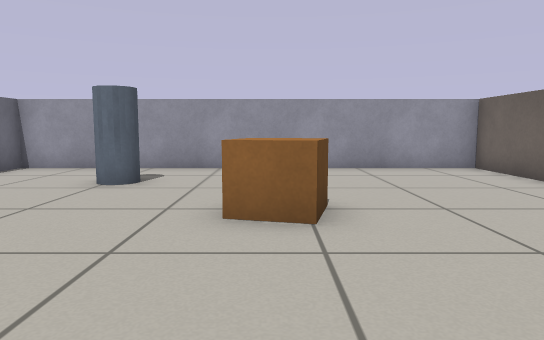
View 1 (above)

18 first-person views from a walk through a robot-simulator world made for Gazebo. The camera is 0.57 m above the floor, tilts 6° down and sees 70° across. The floor is counted in squares, 0.5 m on a side. Each view is taken from the middle of a square. On the plan, view 1 faces up. The plan holds only what a view shows up to about 14 squares ahead; the rest is blank.

View 2
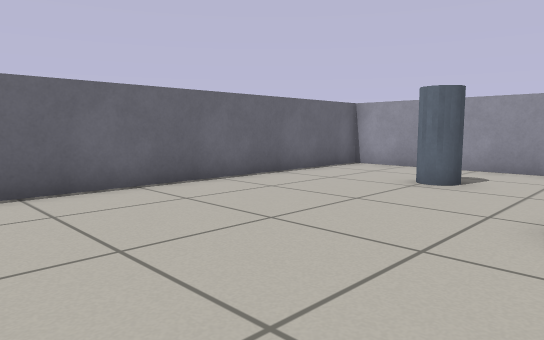

View 3
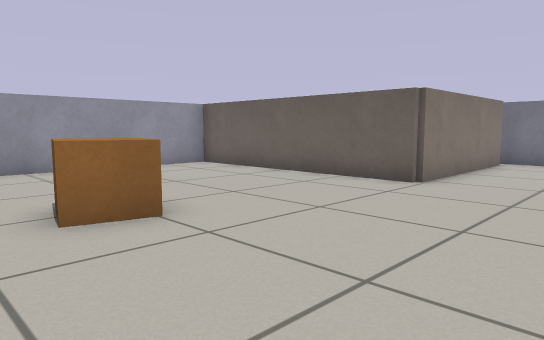

View 4
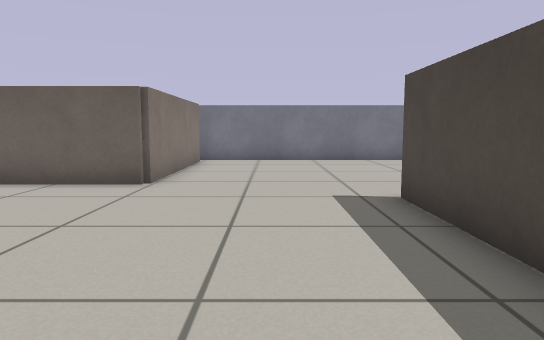

View 5
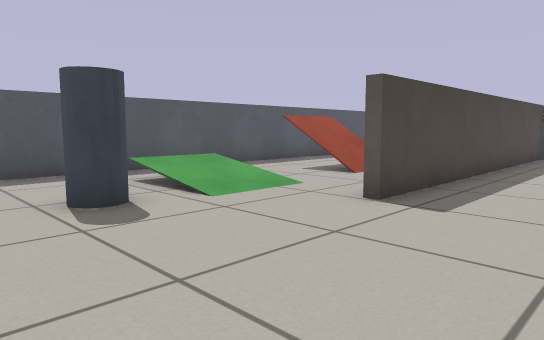

View 6
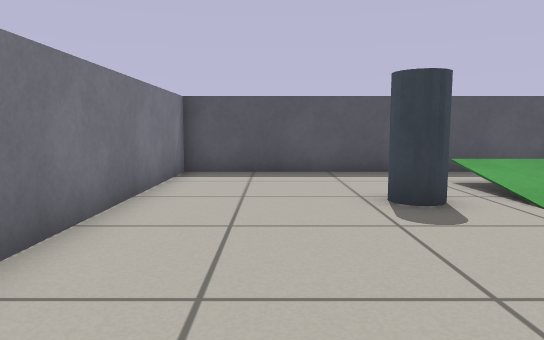

View 7
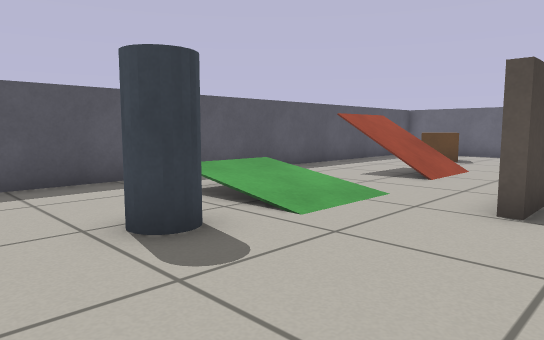

View 8
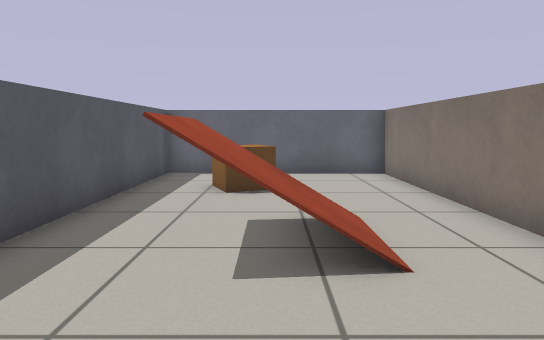

View 9
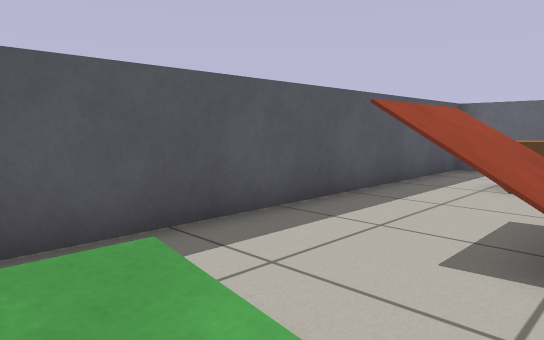

View 10
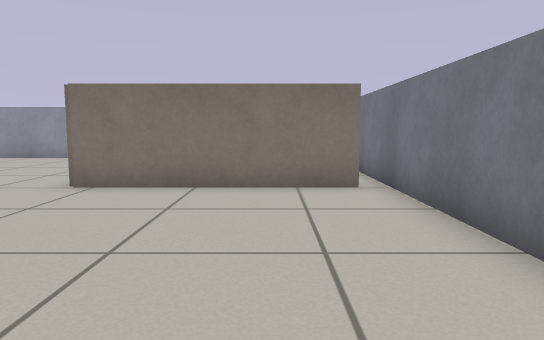

View 11
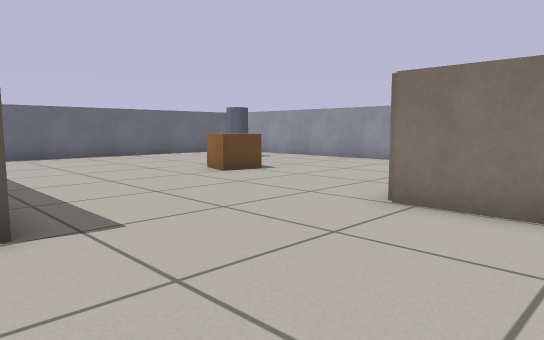

View 12
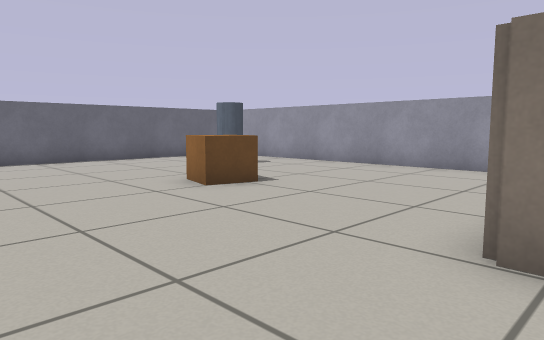

View 13
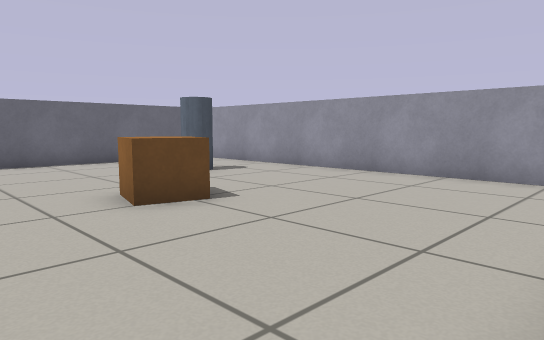

View 14
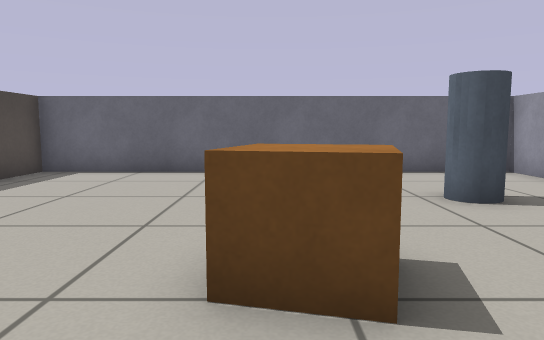

View 15
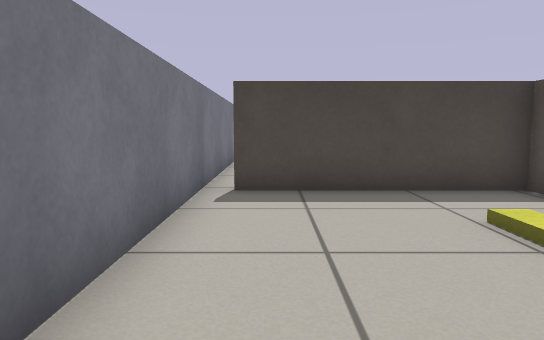

View 16
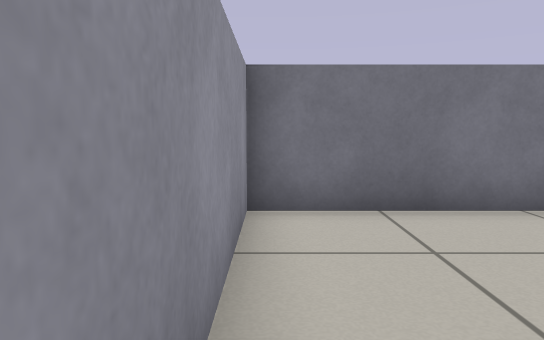

View 17
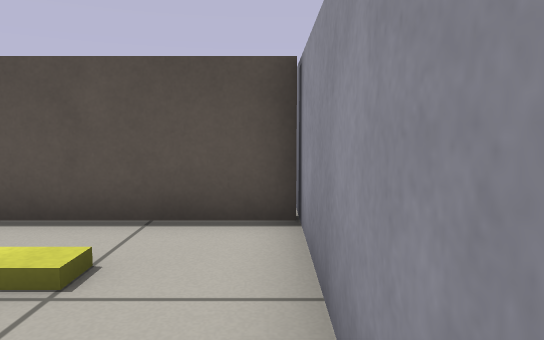

View 18
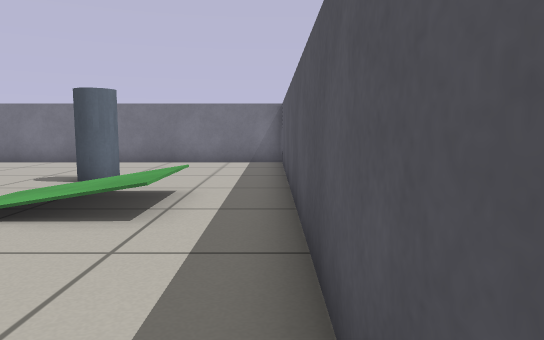

### Floor plan
Key: @ floor where view 1 was taken; # wall or solid block; . main floor; : floor 0.05 m higher than the main floor; + floor 0.2 m higher than the main floor; / step, stairs or slope; P pillar; C crate; R ramp.
Columns run from 8 left of view 1 to 13 right of it. Each row starts with its distance up from view 1.
 12 ######################
 11 #.............#......#
 10 #.............#......#
  9 #.............#./....#
  8 #....P........#. ....#
  7 #.............#./....#
  6 #.......CC....#......#
  5 #.......C.....#......#
  4 #.............######.#
  3 #....................#
  2 #....................#
  1 #....................#
  0 #.......@............#
 -1 #############........#
 -2 #....................#
 -3 #....................#
 -4 #......///..::/.P....#
 -5 #  .C..R//..///......#
 -6 #  CC..///..R++......#
 -7 #....................#
 -8 #....................#
 -9 ######################

Where each view was taken, in squares from view 1:
view 1: 0 up, 0 right, facing up
view 2: 0 up, 0 right, facing up-left
view 3: 0 up, 2 left, facing up-right
view 4: 1 up, 2 left, facing right
view 5: 2 up, 10 right, facing down-left
view 6: 2 up, 10 right, facing down
view 7: 0 up, 10 right, facing down-left
view 8: 5 down, 5 right, facing left
view 9: 4 down, 5 right, facing down-left
view 10: 4 down, 10 right, facing up
view 11: 2 down, 9 right, facing up-left
view 12: 0 up, 7 right, facing up-left
view 13: 2 up, 6 right, facing up-left
view 14: 5 up, 3 right, facing left
view 15: 11 up, 11 right, facing down
view 16: 11 up, 7 right, facing right
view 17: 11 up, 11 right, facing left
view 18: 8 down, 1 left, facing right
